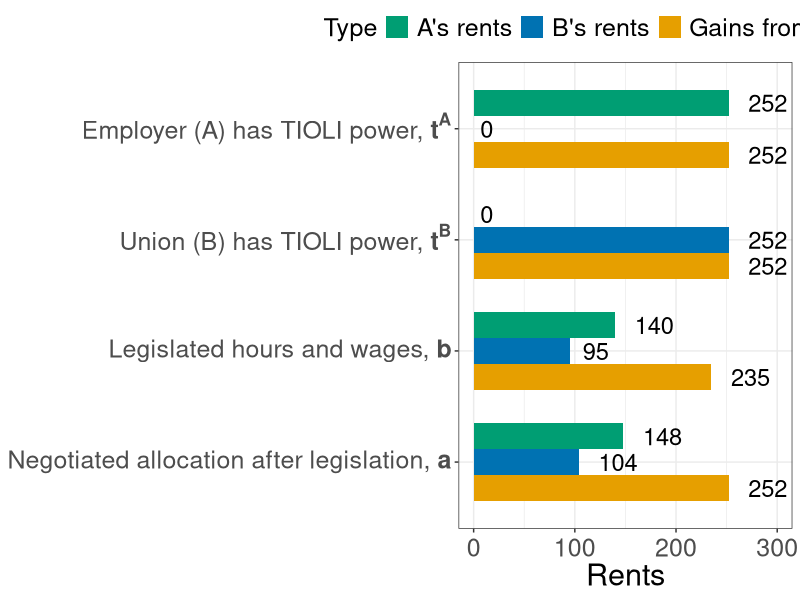
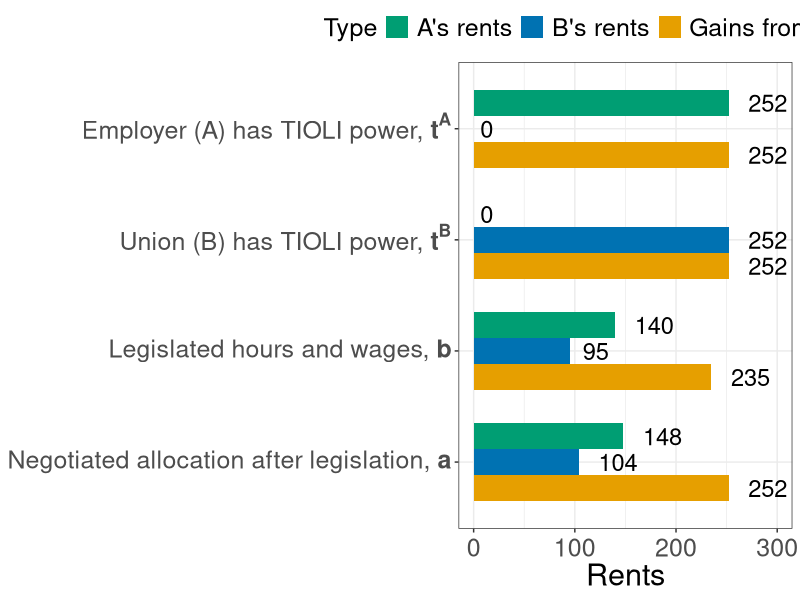

Source code (R) for these figures, in order:
library(tidyverse)
ua <- c(400, 652, 400, 540, 548)
ub <- c(256, 256, 508, 351, 360)
point <- c("z", "ta", "tb", "b", "a")
totalu <- c(656, 908, 908, 891, 908)
df <- tibble(point, ua, ub, totalu)
df <- df %>% 
  mutate(rentsA = ua - 400, 
         rentsB = ub - 256, 
         gains = totalu - 656,
         ) %>%
  select(-ua, -ub, -totalu) 

dfnar <- 
  df %>% 
  gather(type, Rents, -point) %>% 
  arrange(point) %>% 
  filter(point != "z")

xaxislabs <- c("a",  "b",  expression(paste(t^A)), expression(paste(t^B)))
#x1 <- c(expression(paste("Endowment allocation, no trade, ", bold(z))))
x2 <- c(expression(paste("Employer (A) has TIOLI power, ", bold(t^A))))
x3 <- c(expression(paste("Union (B) has TIOLI power, ", bold(t^B))))
x5 <- c(expression(paste("Negotiated allocation after legislation, ", bold(a))))
dfplot <-
  dfnar %>%
  mutate(point = factor(point, levels = c("a", "b", "tb", "ta")),
         type = factor(type, levels = c("gains","rentsB", "rentsA"))
         )

#dfnar$point <- factor(dfnar$point, levels = c("a", "b", "tb", "ta"))

plot1 <- dfplot %>% 
  ggplot(aes(x = point, y = Rents)) +
  geom_bar(aes(group = type, fill = type),width = 0.7, stat = "identity", position = position_dodge(width = 0.7)) + 
  #geom_text(aes(x=point,y=Utility,label=Utility),vjust=90) + 
  #geom_text(aes(x = point, y = Utility, label = Utility)) +
  #scale_x_discrete(labels = xaxislabs) + 
  scale_x_discrete(labels=c( "ta" = x2,
                            "tb" = x3, "b" = expression(paste("Legislated hours and wages, ",bold(b))), "a" = x5)) +
  scale_y_continuous(breaks = seq(0,300,100),
                     labels = seq(0,300,100),
                     limits = c(0,300)) +
  scale_fill_manual(values=c("#009E73","#0072B2","#E69F00"), 
                    name = "Type",
                    breaks = c("rentsA","rentsB", "gains"), 
                    labels = c(expression(paste("A's rents")), expression(paste("B's rents")), paste("Gains from exchange")))+
  #xlab("Point in the Edgeworth Box") + 
  theme_bw() +
  theme(legend.position = "top",
        legend.text.align = 0,
        axis.title = element_text(size = 22),
        axis.title.y = element_blank(),
        axis.text.y = element_text(size = 18),
        #legend.title = element_text(size = 16),
        legend.text = element_text(size = 18),
        legend.title = element_text(size = 18),
        axis.text.x  = element_text(vjust = 0.5, size = 18)) + 
  geom_text(
    aes(x = point, y = Rents, label = Rents, group = type), 
    hjust = -0.5, size = 6,
    position = position_dodge(width = 0.7),
    inherit.aes = TRUE
  ) + 
  coord_flip() 
plot1 



ggsave("property/unions_bargraph_rents.pdf", plot1, width = 11, height = 7)
